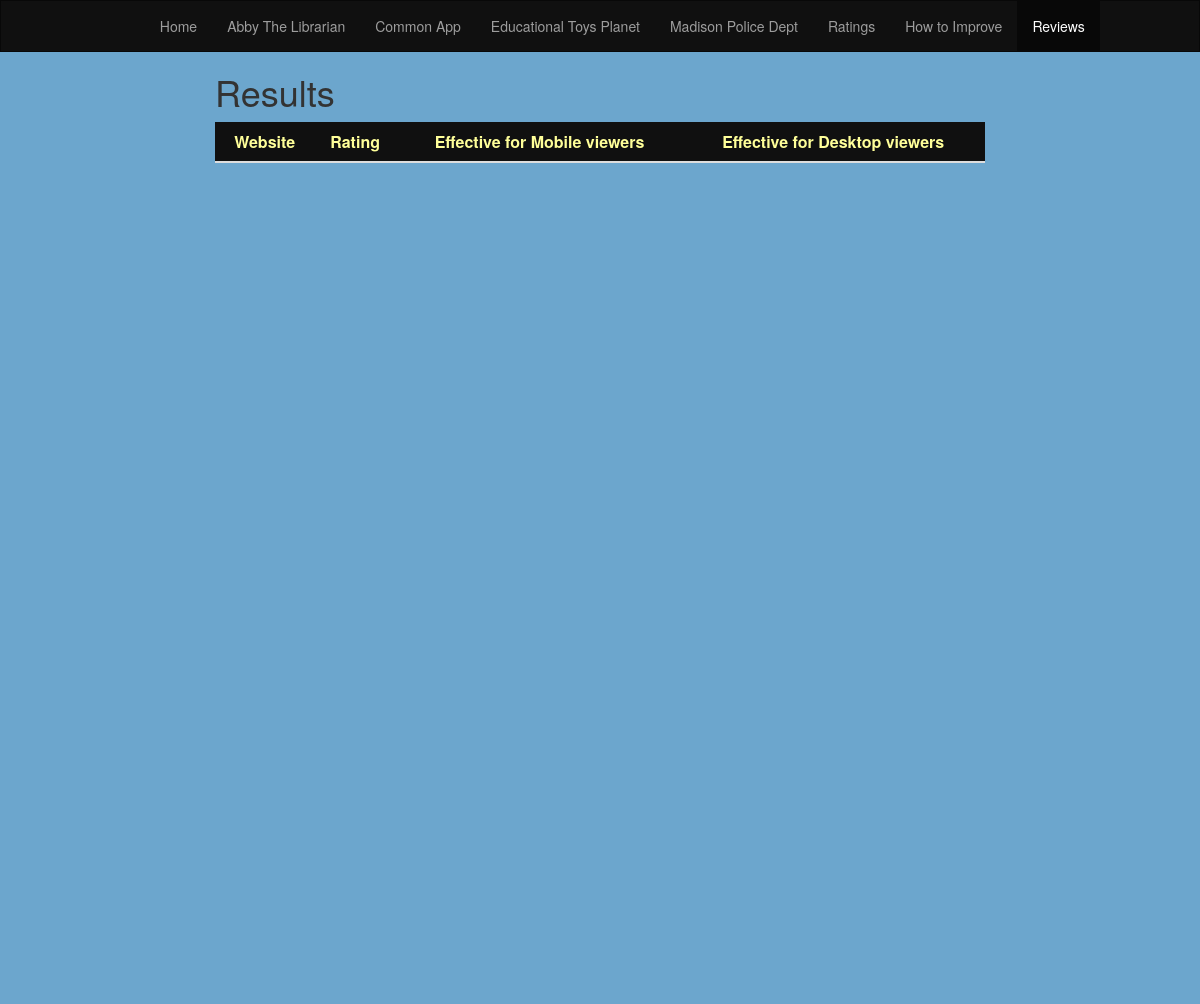
Page /pages/ReadReviews.php on the earlier database version.
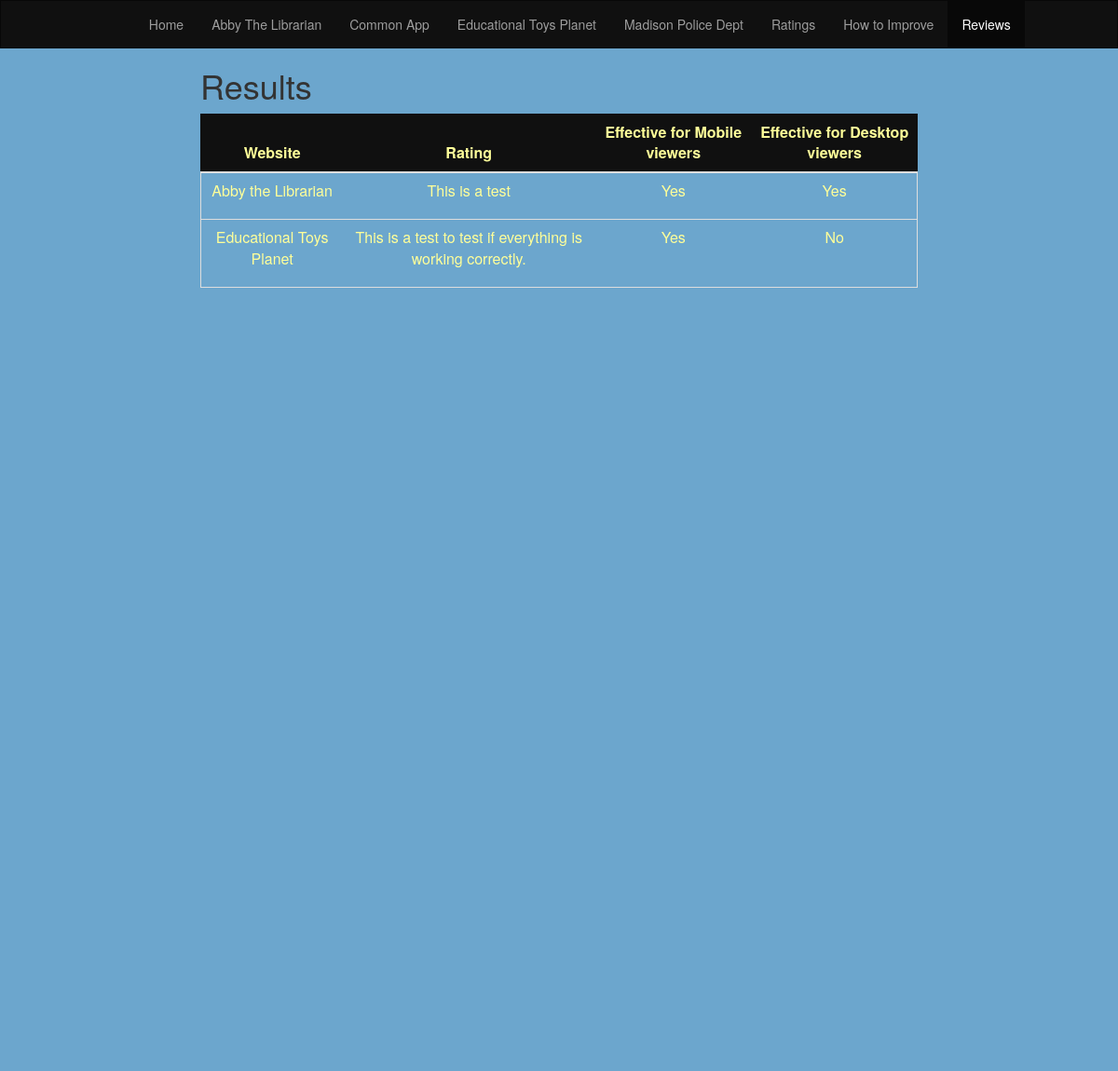
Same page on the later database version.
### tables this page shows
CREATE TABLE text_review(SiteName text, Review text, isGoodMobile int, isGoodDesktop int);

### pages/ReadReviews.php (the view)
<html lang="en">
<?php include '../template/header.php'?>
<body>
<?php include '../template/navbar.php'?>
<div class="container-fluid text-center">
  <div class="row content" style="height: 0px;">
    <div class="col-sm-2 sidenav"></div>
    <div class="col-sm-8 text-left">
      <h1>Results</h1>
      <table class="table" style="border-color: #00;">
        <thead>
          <tr>
            <th scope="col" style="color: #FFFF99;">Website</th>
            <th scope="col"style="color: #FFFF99;">Rating</th>
            <th scope="col" style="color: #FFFF99;">Effective for Mobile viewers</th>
            <th scope="col" style="color: #FFFF99;">Effective for Desktop viewers</th>
          </tr>
        </thead>
        <tbody>
          <?php
            $db = new SQLite3('../code_and_power_1.db');
			$query = "SELECT * FROM text_review";
			$results = $db->query($query);
			$cleanNames = array("Madison_police_dept.php" => "Madison Police Dept","abby_the_librarian.php" => "Abby the Librarian", "common_app.php" => "Common App", "educational_toys_planet.php" => "Educational Toys Planet");
	    $links = array("Madison_police_dept.php" => "http://www.abbythelibrarian.com/", "common_app.php" => "http://www.commonapp.org/", "educational_toys_planet.php" => "https://www.educationaltoysplanet.com/", "Madison_police_dept.php" => "https://www.cityofmadison.com/police/");
	    while($x = $results->fetchArray()) {
			  echo '<tr style="border-color: #00;">';
          echo "<td style=\"border-color: #00; color: #ffff99;\">";
            echo "<p><a href=\"" . $links[$x[0]] . "\" _target=\"blank\">" . $cleanNames[$x[0]] . " </a></p>";
			    echo "</td>";
          echo '<td style="color: #ffff99;">';
			      echo $x[1];
          echo '</td>';
          $mobile = "";
          $desktop = "";
          $x[2] == 0 ? $mobile = "No" : $mobile = "Yes";
          $x[3] == 0 ? $desktop = "No" : $desktop = "Yes";
          echo '<td style="color: #ffff99;">';
			      echo $mobile;
          echo '</td>';
          echo '<td style="color: #ffff99;">';
			      echo $desktop;
          echo '</td>';
        echo '</tr>';
      }
          ?>
        </tbody>
      </table>
      <hr>
    </div>
  </div>
  <div class="col-sm-2 sidenav"></div>
</div>
</body>
</html>

### template/header.php (shortened to what this page needs)
<?php
    echo '<head>
    <title>';
    echo '</title>
    <meta charset="utf-8">
    <meta name="viewport" content="width=device-width, initial-scale=1">
    <link rel="stylesheet" href="https://maxcdn.bootstrapcdn.com/bootstrap/3.3.7/css/bootstrap.min.css">
    <link rel="stylesheet" href="../stylings/main.css">
    <script src="/template/main.js"></script>
    <script src="https://ajax.googleapis.com/ajax/libs/jquery/3.3.1/jquery.min.js"></script>
    <script src="https://maxcdn.bootstrapcdn.com/bootstrap/3.3.7/js/bootstrap.min.js"></script>
    </head>'
?>

### template/navbar.php
<?php
echo '<nav class="navbar navbar-inverse">
<div class="container-fluid" id="nav_center">
  <div class="navbar-header">
    <button type="button" class="navbar-toggle" data-toggle="collapse" data-target="#myNavbar">
      <span class="icon-bar"></span>
      <span class="icon-bar"></span>
      <span class="icon-bar"></span>
    </button>
  </div>
  <div class="collapse navbar-collapse" id="myNavbar">
    <ul class="nav navbar-nav">';
      $filename = basename($_SERVER['PHP_SELF']);
      if($filename === 'index.php') {
        echo '<li class="active"><a href="/index.php">Home</a></li>';
      } else {
        echo '<li><a href="/index.php">Home</a></li>';
      }
      if($filename === 'abby_the_librarian.php') {
        echo '<li class="active"><a href="/pages/abby_the_librarian.php">Abby The Librarian</a></li>';
      } else {
        echo '<li><a href="/pages/abby_the_librarian.php">Abby The Librarian</a></li>';
      }
      if ($filename === "common_app.php") {
        echo '<li class="active"><a href="/pages/common_app.php">Common App</a></li>';
      } else {
        echo '<li><a href="/pages/common_app.php">Common App</a></li>';
      }
      if ($filename === "educational_toys_planet.php") {
        echo '<li class="active"><a href="/pages/educational_toys_planet.php">Educational Toys Planet</a></li>';
      } else {
        echo '<li><a href="/pages/educational_toys_planet.php">Educational Toys Planet</a></li>';
      }
      if ($filename === "Madison_police_dept.php") {
        echo '<li class="active"><a href="/pages/Madison_police_dept.php">Madison Police Dept</a></li>';
      } else {
        echo '<li><a href="/pages/Madison_police_dept.php">Madison Police Dept</a></li>';
      }
      if($filename === 'ratings.php') {
        echo '<li class="active"><a href="/pages/ratings.php">Ratings</a></li>';
      } else {
        echo '<li><a href="/pages/ratings.php">Ratings</a></li>';
      }
      if($filename === 'summary.php') {
        echo '<li class="active"><a href="/pages/summary.php">How to Improve</a></li>';
      } else {
        echo '<li><a href="/pages/summary.php">How to Improve</a></li>';
      }
      if($filename === 'ReadReviews.php') {
        echo '<li class="active"><a href="/pages/ReadReviews.php">Reviews</a></li>';
      } else {
        echo '<li><a href="/pages/ReadReviews.php">Reviews</a></li>';
      }
echo '</ul>
  </div>
</div>
</nav>';
?>

### stylings/main.css (style rules this page uses)
.navbar { margin-bottom: 0; border-radius: 0; }
.navbar-inverse { background-color: #101010; }
body { background-color: #6CA6CD; }
a { color: #ffff99; }
thead { border: 1px solid #101010; background-color: #101010; color: white; }
hr { background-color: #00; border: 0px; height: 1px; }
thead > tr > th { text-align: center; }
table { border: 1px solid #ddd; text-align: center; }
.row.content { height: 450px; }
.sidenav { padding-top: 20px; background-color: #6ca6cd; height: 100%; }
@media screen and (min-width: 768px) { .navbar-nav { padding-left: 10%; } }

Differences in the rows shown:
added text_review: SiteName "Abby the Librarian", Review "This is a test", mobile "Yes", desktop "Yes"
added text_review: SiteName "Educational Toys Planet", Review "This is a test to test if everything is working correctly.", mobile "Yes", desktop "No"
